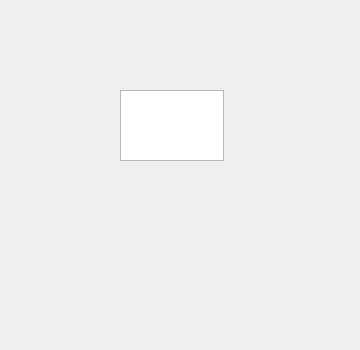
<?xml version="1.0" encoding="UTF-8"?>
<ui version="4.0">
 <class>Widget</class>
 <widget class="QWidget" name="Widget">
  <property name="geometry">
   <rect>
    <x>0</x>
    <y>0</y>
    <width>360</width>
    <height>350</height>
   </rect>
  </property>
  <property name="windowTitle">
   <string>Widget</string>
  </property>
  <widget class="QPlainTextEdit" name="textBrowser">
   <property name="geometry">
    <rect>
     <x>120</x>
     <y>90</y>
     <width>104</width>
     <height>71</height>
    </rect>
   </property>
  </widget>
 </widget>
 <resources/>
 <connections/>
</ui>
